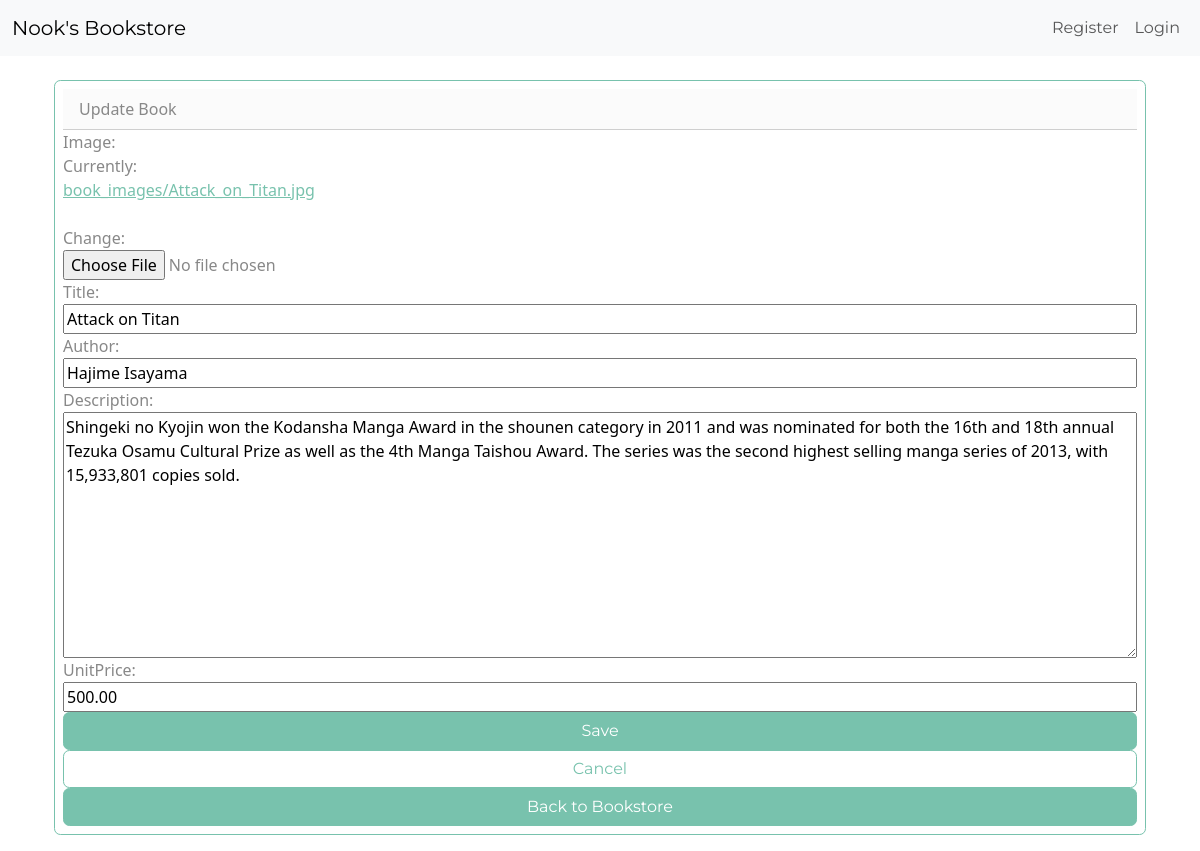
The app's page /bookstore/books/update/1 with its own data.
### bookstore/models.py (models this page shows, shortened)
class Book(models.Model):
    title = models.CharField(max_length=200)
    author = models.CharField(max_length=100)
    unitPrice = models.DecimalField(max_digits=6, decimal_places=2)
    description = models.TextField()
    image = models.ImageField(upload_to='book_images/', validators=[validate_image_size])
    date_added = models.DateTimeField(auto_now_add=True)

### bookstore/views.py (the view, shortened to what this page needs)
# urls.py: path('books/update/<int:pk>', views.BookUpdate.as_view(), name='book-update'),
class BookUpdate(generic.UpdateView):
    model = Book
    fields = ['image', 'title', 'author', 'description', 'unitPrice']
    success_url = reverse_lazy('books')

### templates/bookstore/book_form.html (shortened to what this page needs)
{% extends 'base.html' %}
{% block content %}
    <div class="container" xmlns="http://www.w3.org/1999/html">
        <form method="post" enctype="multipart/form-data" novalidate class="card border-primary mb-3 p-2">
            <div class="card-header">
                {% if book %} Update {% else %} Add {% endif %} Book
            </div>
            {% for field in form %}
                {{ field.label_tag }}
                {{ field }}
            {% endfor %}
            <input type="submit" value="Save" class="btn btn-primary" />
            <a href="{% url 'books' %}" class="btn btn-outline-primary">Cancel</a>
            <a href="{% url 'book_list' %}" class="btn btn-primary">Back to Bookstore</a>
        </form>
    </div>
{% endblock %}

### records on screen
Book: form "Attack on Titan" "Hajime Isayama" "Shingeki no Kyojin won the Kodansha Manga Award in the shounen category in 2011 and was nominated for both the 16th and 18th annual Tezuka Osamu Cultural Prize as well as the 4th Manga Taishou Award. The series was the second highest selling manga series of 2013, with 15,933,801 copies sold." "500.00"

### other values on screen
{{ field.label_tag }} "Image:" "Title:" "Author:" "Description:" "UnitPrice:"
